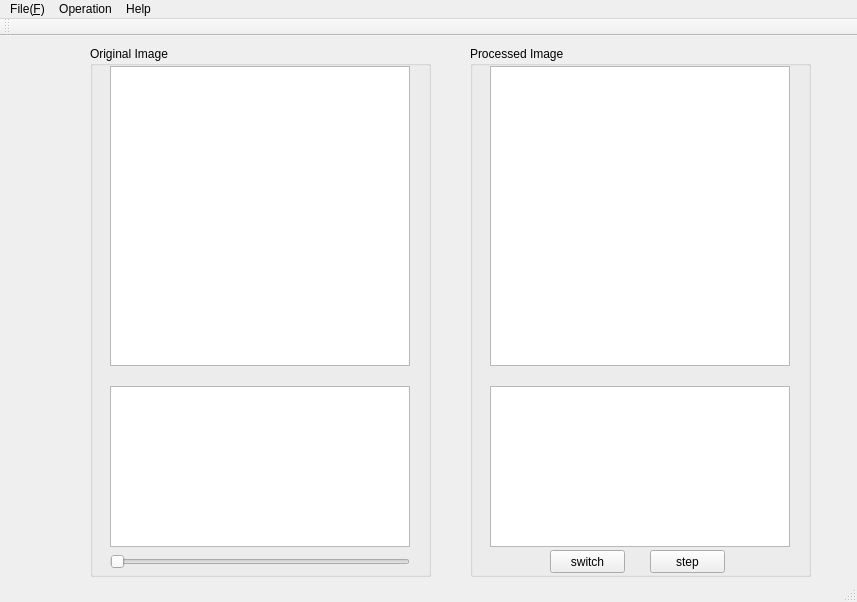
<?xml version="1.0" encoding="UTF-8"?>
<ui version="4.0">
 <class>MainWindow</class>
 <widget class="QMainWindow" name="MainWindow">
  <property name="enabled">
   <bool>true</bool>
  </property>
  <property name="geometry">
   <rect>
    <x>0</x>
    <y>0</y>
    <width>857</width>
    <height>602</height>
   </rect>
  </property>
  <property name="windowTitle">
   <string>MainWindow</string>
  </property>
  <widget class="QWidget" name="centralWidget">
   <widget class="QGroupBox" name="groupBox">
    <property name="geometry">
     <rect>
      <x>90</x>
      <y>10</y>
      <width>341</width>
      <height>531</height>
     </rect>
    </property>
    <property name="title">
     <string>Original Image</string>
    </property>
    <widget class="QGraphicsView" name="graphicsView">
     <property name="geometry">
      <rect>
       <x>20</x>
       <y>20</y>
       <width>300</width>
       <height>300</height>
      </rect>
     </property>
    </widget>
    <widget class="QGraphicsView" name="Hist">
     <property name="geometry">
      <rect>
       <x>20</x>
       <y>340</y>
       <width>300</width>
       <height>161</height>
      </rect>
     </property>
    </widget>
    <widget class="QSlider" name="slider">
     <property name="enabled">
      <bool>true</bool>
     </property>
     <property name="geometry">
      <rect>
       <x>20</x>
       <y>505</y>
       <width>300</width>
       <height>22</height>
      </rect>
     </property>
     <property name="maximum">
      <number>299</number>
     </property>
     <property name="orientation">
      <enum>Qt::Horizontal</enum>
     </property>
    </widget>
   </widget>
   <widget class="QGroupBox" name="groupBox_2">
    <property name="geometry">
     <rect>
      <x>470</x>
      <y>10</y>
      <width>341</width>
      <height>531</height>
     </rect>
    </property>
    <property name="title">
     <string>Processed Image</string>
    </property>
    <widget class="QGraphicsView" name="graphicsView2">
     <property name="geometry">
      <rect>
       <x>20</x>
       <y>20</y>
       <width>300</width>
       <height>300</height>
      </rect>
     </property>
    </widget>
    <widget class="QGraphicsView" name="Hist1">
     <property name="geometry">
      <rect>
       <x>20</x>
       <y>340</y>
       <width>300</width>
       <height>161</height>
      </rect>
     </property>
    </widget>
    <widget class="QPushButton" name="pushButton">
     <property name="geometry">
      <rect>
       <x>80</x>
       <y>504</y>
       <width>75</width>
       <height>23</height>
      </rect>
     </property>
     <property name="text">
      <string>switch</string>
     </property>
    </widget>
    <widget class="QPushButton" name="pushButton_2">
     <property name="geometry">
      <rect>
       <x>180</x>
       <y>504</y>
       <width>75</width>
       <height>23</height>
      </rect>
     </property>
     <property name="text">
      <string>step</string>
     </property>
    </widget>
   </widget>
  </widget>
  <widget class="QMenuBar" name="menuBar">
   <property name="geometry">
    <rect>
     <x>0</x>
     <y>0</y>
     <width>857</width>
     <height>23</height>
    </rect>
   </property>
   <widget class="QMenu" name="menuFile_F">
    <property name="title">
     <string>File(&amp;F)</string>
    </property>
    <addaction name="actionOpen"/>
    <addaction name="actionSave"/>
    <addaction name="actionSave_all"/>
    <addaction name="actionExit"/>
    <addaction name="separator"/>
    <addaction name="actionNew_project"/>
   </widget>
   <widget class="QMenu" name="menuOperation">
    <property name="title">
     <string>Operation</string>
    </property>
    <widget class="QMenu" name="menuThreshold">
     <property name="title">
      <string>thresholding</string>
     </property>
     <addaction name="actionManual"/>
     <addaction name="actionOtsu"/>
     <addaction name="actionEntropy"/>
    </widget>
    <widget class="QMenu" name="menuEdge_detection">
     <property name="title">
      <string>edge detection</string>
     </property>
     <widget class="QMenu" name="menuRoberts">
      <property name="title">
       <string>Roberts</string>
      </property>
      <addaction name="actionGx"/>
      <addaction name="actionGy"/>
     </widget>
     <widget class="QMenu" name="menuPrewitt">
      <property name="title">
       <string>Prewitt</string>
      </property>
      <addaction name="actionGx_2"/>
      <addaction name="actionGy_2"/>
     </widget>
     <widget class="QMenu" name="menuSobel">
      <property name="title">
       <string>Sobel</string>
      </property>
      <addaction name="actionGx_3"/>
      <addaction name="actionGy_3"/>
     </widget>
     <addaction name="menuRoberts"/>
     <addaction name="menuPrewitt"/>
     <addaction name="menuSobel"/>
    </widget>
    <widget class="QMenu" name="menuNoise_reduction">
     <property name="title">
      <string>noise reduction</string>
     </property>
     <widget class="QMenu" name="menuGaussian">
      <property name="title">
       <string>Gaussian</string>
      </property>
      <addaction name="action3x3"/>
      <addaction name="action5x5"/>
     </widget>
     <addaction name="menuGaussian"/>
     <addaction name="actionMedian"/>
    </widget>
    <widget class="QMenu" name="menuDilation">
     <property name="title">
      <string>binary dilation</string>
     </property>
     <addaction name="action3x3_input"/>
     <addaction name="actionCircle"/>
    </widget>
    <widget class="QMenu" name="menuErosion">
     <property name="title">
      <string>binary erosion</string>
     </property>
     <addaction name="action3x3_input_2"/>
     <addaction name="actionCircle_input"/>
    </widget>
    <widget class="QMenu" name="menuOpening">
     <property name="title">
      <string>binary opening</string>
     </property>
     <addaction name="action3x3_input_3"/>
     <addaction name="actionCircle_2"/>
    </widget>
    <widget class="QMenu" name="menuClosing">
     <property name="title">
      <string>binary closing</string>
     </property>
     <addaction name="action3x3_input_4"/>
     <addaction name="actionCircle_input_2"/>
    </widget>
    <widget class="QMenu" name="menuDistance_transform">
     <property name="title">
      <string>distance transform</string>
     </property>
     <addaction name="actionChessboard"/>
     <addaction name="actionCity_block"/>
    </widget>
    <widget class="QMenu" name="menuSkeleton">
     <property name="title">
      <string>skeleton</string>
     </property>
     <addaction name="actionChessboard_2"/>
     <addaction name="actionCity_block_2"/>
     <addaction name="separator"/>
     <addaction name="actionRestoration"/>
    </widget>
    <widget class="QMenu" name="menuGrayscale_dilation">
     <property name="title">
      <string>grayscale dilation</string>
     </property>
     <addaction name="action3x3_2"/>
     <addaction name="actionSquare"/>
    </widget>
    <widget class="QMenu" name="menuGrayscale_erosion">
     <property name="title">
      <string>grayscale erosion</string>
     </property>
     <addaction name="action3x3_3"/>
     <addaction name="actionSquare_2"/>
    </widget>
    <widget class="QMenu" name="menuGrayscale_opening">
     <property name="title">
      <string>grayscale opening</string>
     </property>
     <addaction name="action3x3_4"/>
     <addaction name="actionSquare_3"/>
    </widget>
    <widget class="QMenu" name="menuGrayscale_closing">
     <property name="title">
      <string>grayscale closing</string>
     </property>
     <addaction name="action3x3_5"/>
     <addaction name="actionSquare_4"/>
    </widget>
    <widget class="QMenu" name="menuMorphological_edge">
     <property name="title">
      <string>morphological edge</string>
     </property>
     <addaction name="actionStandard"/>
     <addaction name="actionExternal"/>
     <addaction name="actionInternal"/>
    </widget>
    <widget class="QMenu" name="menuGradient">
     <property name="title">
      <string>gradient</string>
     </property>
     <addaction name="actionStandard_2"/>
     <addaction name="actionExternal_2"/>
     <addaction name="actionInternal_2"/>
    </widget>
    <widget class="QMenu" name="menuGrayscale_reconstruction">
     <property name="title">
      <string>grayscale reconstruction</string>
     </property>
     <addaction name="actionOBR"/>
     <addaction name="actionCBR"/>
    </widget>
    <addaction name="menuThreshold"/>
    <addaction name="separator"/>
    <addaction name="menuEdge_detection"/>
    <addaction name="menuNoise_reduction"/>
    <addaction name="separator"/>
    <addaction name="menuDilation"/>
    <addaction name="menuErosion"/>
    <addaction name="menuOpening"/>
    <addaction name="menuClosing"/>
    <addaction name="separator"/>
    <addaction name="menuDistance_transform"/>
    <addaction name="menuSkeleton"/>
    <addaction name="separator"/>
    <addaction name="menuGrayscale_dilation"/>
    <addaction name="menuGrayscale_erosion"/>
    <addaction name="menuGrayscale_opening"/>
    <addaction name="menuGrayscale_closing"/>
    <addaction name="separator"/>
    <addaction name="menuMorphological_edge"/>
    <addaction name="menuGradient"/>
    <addaction name="actionConditional_dilation"/>
    <addaction name="menuGrayscale_reconstruction"/>
   </widget>
   <widget class="QMenu" name="menuHelp">
    <property name="title">
     <string>Help</string>
    </property>
    <addaction name="actionCopyright"/>
    <addaction name="actionDiscription"/>
   </widget>
   <addaction name="menuFile_F"/>
   <addaction name="menuOperation"/>
   <addaction name="menuHelp"/>
  </widget>
  <widget class="QToolBar" name="mainToolBar">
   <attribute name="toolBarArea">
    <enum>TopToolBarArea</enum>
   </attribute>
   <attribute name="toolBarBreak">
    <bool>false</bool>
   </attribute>
  </widget>
  <widget class="QStatusBar" name="statusBar"/>
  <action name="actionOpen">
   <property name="text">
    <string>Open</string>
   </property>
   <property name="shortcut">
    <string>Ctrl+O</string>
   </property>
  </action>
  <action name="actionSave">
   <property name="text">
    <string>Save</string>
   </property>
   <property name="shortcut">
    <string>Ctrl+S</string>
   </property>
  </action>
  <action name="actionSave_all">
   <property name="text">
    <string>Save all</string>
   </property>
  </action>
  <action name="actionNew_project">
   <property name="text">
    <string>New project</string>
   </property>
  </action>
  <action name="actionExit">
   <property name="text">
    <string>Exit</string>
   </property>
  </action>
  <action name="actionManual">
   <property name="checkable">
    <bool>true</bool>
   </property>
   <property name="text">
    <string>manual</string>
   </property>
  </action>
  <action name="actionOtsu">
   <property name="checkable">
    <bool>true</bool>
   </property>
   <property name="text">
    <string>otsu</string>
   </property>
  </action>
  <action name="actionEntropy">
   <property name="checkable">
    <bool>true</bool>
   </property>
   <property name="text">
    <string>entropy</string>
   </property>
  </action>
  <action name="actionCopyright">
   <property name="text">
    <string>copyright</string>
   </property>
  </action>
  <action name="actionDiscription">
   <property name="text">
    <string>discription</string>
   </property>
  </action>
  <action name="actionGx">
   <property name="text">
    <string>Gx</string>
   </property>
  </action>
  <action name="actionGy">
   <property name="text">
    <string>Gy</string>
   </property>
  </action>
  <action name="actionGx_2">
   <property name="text">
    <string>Gx</string>
   </property>
  </action>
  <action name="actionGy_2">
   <property name="text">
    <string>Gy</string>
   </property>
  </action>
  <action name="actionGx_3">
   <property name="text">
    <string>Gx</string>
   </property>
  </action>
  <action name="actionGy_3">
   <property name="text">
    <string>Gy</string>
   </property>
  </action>
  <action name="actionMedian">
   <property name="text">
    <string>Median</string>
   </property>
  </action>
  <action name="action3x3">
   <property name="text">
    <string>3x3(delta=1)</string>
   </property>
  </action>
  <action name="action5x5">
   <property name="text">
    <string>5x5(delta=1)</string>
   </property>
  </action>
  <action name="action3x3_input">
   <property name="text">
    <string>3x3</string>
   </property>
  </action>
  <action name="actionCircle">
   <property name="text">
    <string>square</string>
   </property>
  </action>
  <action name="action3x3_input_2">
   <property name="text">
    <string>3x3</string>
   </property>
  </action>
  <action name="actionCircle_input">
   <property name="text">
    <string>circle</string>
   </property>
  </action>
  <action name="action3x3_input_3">
   <property name="text">
    <string>3x3</string>
   </property>
  </action>
  <action name="actionCircle_2">
   <property name="text">
    <string>square</string>
   </property>
  </action>
  <action name="action3x3_input_4">
   <property name="text">
    <string>3x3</string>
   </property>
  </action>
  <action name="actionCircle_input_2">
   <property name="text">
    <string>square</string>
   </property>
  </action>
  <action name="actionChessboard">
   <property name="text">
    <string>chessboard</string>
   </property>
  </action>
  <action name="actionCity_block">
   <property name="text">
    <string>city block</string>
   </property>
  </action>
  <action name="actionChessboard_2">
   <property name="text">
    <string>chessboard</string>
   </property>
  </action>
  <action name="actionCity_block_2">
   <property name="text">
    <string>city block</string>
   </property>
  </action>
  <action name="actionRestoration">
   <property name="text">
    <string>restoration</string>
   </property>
  </action>
  <action name="action3x3_2">
   <property name="text">
    <string>3x3</string>
   </property>
  </action>
  <action name="actionSquare">
   <property name="text">
    <string>square</string>
   </property>
  </action>
  <action name="action3x3_3">
   <property name="text">
    <string>3x3</string>
   </property>
  </action>
  <action name="actionSquare_2">
   <property name="text">
    <string>square</string>
   </property>
  </action>
  <action name="action3x3_4">
   <property name="text">
    <string>3x3</string>
   </property>
  </action>
  <action name="actionSquare_3">
   <property name="text">
    <string>square</string>
   </property>
  </action>
  <action name="action3x3_5">
   <property name="text">
    <string>3x3</string>
   </property>
  </action>
  <action name="actionSquare_4">
   <property name="text">
    <string>square</string>
   </property>
  </action>
  <action name="actionStandard">
   <property name="text">
    <string>standard</string>
   </property>
  </action>
  <action name="actionExternal">
   <property name="text">
    <string>external</string>
   </property>
  </action>
  <action name="actionInternal">
   <property name="text">
    <string>internal</string>
   </property>
  </action>
  <action name="actionStandard_2">
   <property name="text">
    <string>standard</string>
   </property>
  </action>
  <action name="actionExternal_2">
   <property name="text">
    <string>external</string>
   </property>
  </action>
  <action name="actionInternal_2">
   <property name="text">
    <string>internal</string>
   </property>
  </action>
  <action name="actionConditional_dilation">
   <property name="text">
    <string>conditional dilation</string>
   </property>
  </action>
  <action name="actionOBR">
   <property name="text">
    <string>OBR</string>
   </property>
  </action>
  <action name="actionCBR">
   <property name="text">
    <string>CBR</string>
   </property>
  </action>
 </widget>
 <layoutdefault spacing="6" margin="11"/>
 <resources/>
 <connections/>
</ui>
